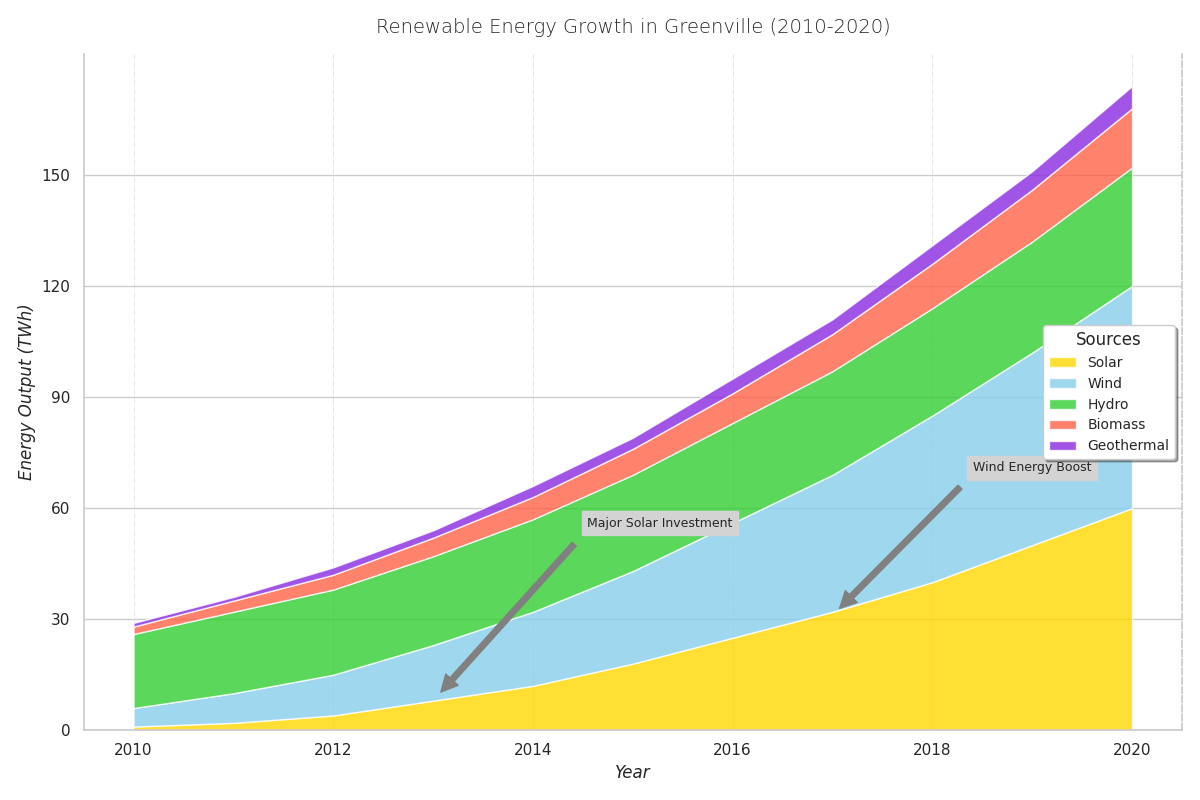

Write Python code to recreate this figure.
import matplotlib.pyplot as plt
import numpy as np

years = np.arange(2010, 2021)
solar = np.array([1, 2, 4, 8, 12, 18, 25, 32, 40, 50, 60])
wind = np.array([5, 8, 11, 15, 20, 25, 31, 37, 45, 52, 60])
hydro = np.array([20, 22, 23, 24, 25, 26, 27, 28, 29, 30, 32])
biomass = np.array([2, 3, 4, 5, 6, 7, 8, 10, 12, 14, 16])
geothermal = np.array([1, 1, 2, 2, 3, 3, 4, 4, 5, 5, 6])

energy_sources = np.vstack([solar, wind, hydro, biomass, geothermal])

fig, ax = plt.subplots(figsize=(12, 8))
ax.stackplot(years, energy_sources, labels=['Solar', 'Wind', 'Hydro', 'Biomass', 'Geothermal'],
             colors=['#FFD700', '#87CEEB', '#32CD32', '#FF6347', '#8A2BE2'], alpha=0.8)

# Title and labels
ax.set_title('Renewable Energy Growth in Greenville (2010-2020)', fontsize=14, fontweight='light', pad=15)
ax.set_xlabel('Year', fontsize=12, style='italic')
ax.set_ylabel('Energy Output (TWh)', fontsize=12, style='italic')

# Randomize legend location
ax.legend(loc='center right', fontsize=10, title='Sources', shadow=True)

# Modify ticks
ax.set_xticks(years[::2])
ax.set_yticks(np.arange(0, 151, 30))

# Random grid styling
ax.xaxis.grid(True, linestyle='-.', linewidth=0.6, alpha=0.6)

# Change border visibility
ax.spines['top'].set_visible(False)
ax.spines['right'].set_linestyle('--')

# Annotate with different style
ax.annotate('Major Solar Investment', xy=(2013, 8), xytext=(2016, 55),
            arrowprops=dict(color='gray', shrink=0.05),
            fontsize=9, ha='right', backgroundcolor='lightgrey')

ax.annotate('Wind Energy Boost', xy=(2017, 31), xytext=(2019, 70),
            arrowprops=dict(color='gray', shrink=0.05),
            fontsize=9, ha='center', backgroundcolor='lightgrey')

plt.tight_layout()
plt.show()
